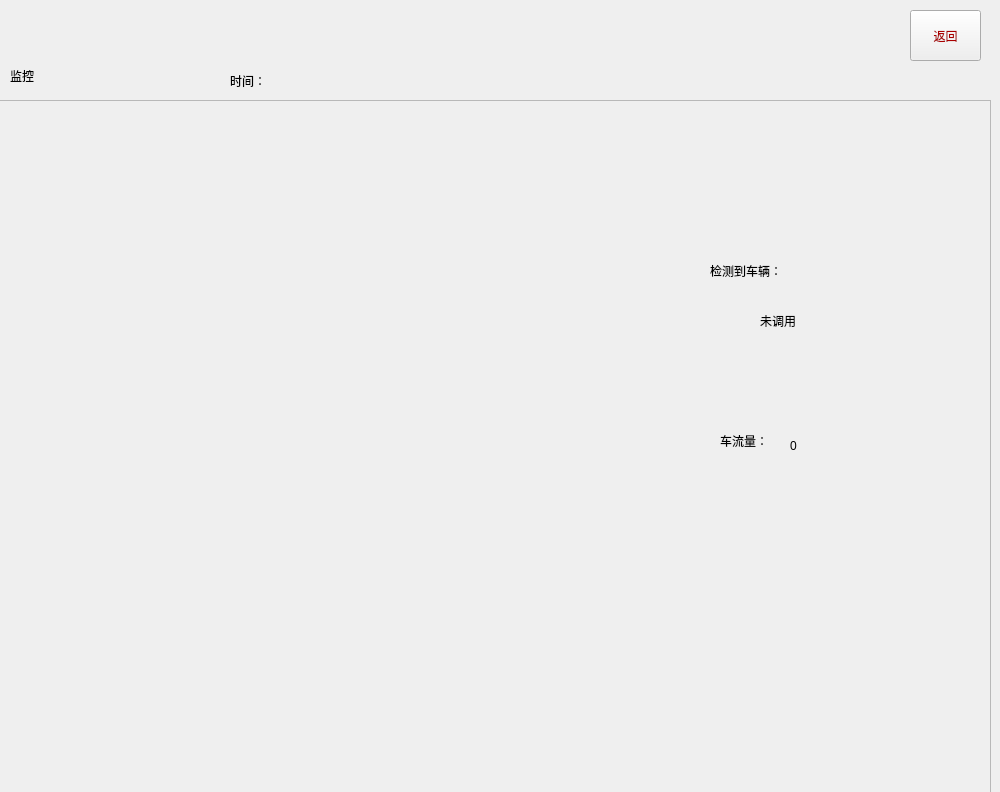
<?xml version="1.0" encoding="UTF-8"?>
<ui version="4.0">
 <class>Form</class>
 <widget class="QWidget" name="Form">
  <property name="geometry">
   <rect>
    <x>0</x>
    <y>0</y>
    <width>1000</width>
    <height>792</height>
   </rect>
  </property>
  <property name="maximumSize">
   <size>
    <width>1000</width>
    <height>16777215</height>
   </size>
  </property>
  <property name="windowTitle">
   <string>Form</string>
  </property>
  <widget class="QFrame" name="frame">
   <property name="geometry">
    <rect>
     <x>-40</x>
     <y>100</y>
     <width>1031</width>
     <height>721</height>
    </rect>
   </property>
   <property name="styleSheet">
    <string notr="true"/>
   </property>
   <property name="frameShape">
    <enum>QFrame::StyledPanel</enum>
   </property>
   <property name="frameShadow">
    <enum>QFrame::Raised</enum>
   </property>
   <widget class="QLabel" name="video1">
    <property name="geometry">
     <rect>
      <x>90</x>
      <y>30</y>
      <width>611</width>
      <height>491</height>
     </rect>
    </property>
    <property name="styleSheet">
     <string notr="true"/>
    </property>
    <property name="text">
     <string/>
    </property>
   </widget>
   <widget class="QLabel" name="label_3">
    <property name="geometry">
     <rect>
      <x>760</x>
      <y>320</y>
      <width>61</width>
      <height>41</height>
     </rect>
    </property>
    <property name="styleSheet">
     <string notr="true">font: 12pt &quot;Agency FB&quot;;
color: rgb(0, 0, 0);</string>
    </property>
    <property name="text">
     <string>车流量：</string>
    </property>
   </widget>
   <widget class="QLabel" name="carnum">
    <property name="geometry">
     <rect>
      <x>830</x>
      <y>330</y>
      <width>61</width>
      <height>31</height>
     </rect>
    </property>
    <property name="styleSheet">
     <string notr="true">font: 12pt &quot;Agency FB&quot;;</string>
    </property>
    <property name="text">
     <string>0</string>
    </property>
   </widget>
   <widget class="QLabel" name="label_9">
    <property name="geometry">
     <rect>
      <x>800</x>
      <y>190</y>
      <width>151</width>
      <height>61</height>
     </rect>
    </property>
    <property name="text">
     <string>未调用</string>
    </property>
   </widget>
   <widget class="QLabel" name="label_4">
    <property name="geometry">
     <rect>
      <x>750</x>
      <y>150</y>
      <width>131</width>
      <height>41</height>
     </rect>
    </property>
    <property name="text">
     <string>检测到车辆：</string>
    </property>
   </widget>
  </widget>
  <widget class="QLabel" name="label">
   <property name="geometry">
    <rect>
     <x>10</x>
     <y>50</y>
     <width>141</width>
     <height>51</height>
    </rect>
   </property>
   <property name="styleSheet">
    <string notr="true">font: 18pt &quot;Agency FB&quot;;
color: rgb(0, 0, 0);</string>
   </property>
   <property name="text">
    <string>监控</string>
   </property>
  </widget>
  <widget class="QLabel" name="label_2">
   <property name="geometry">
    <rect>
     <x>310</x>
     <y>70</y>
     <width>371</width>
     <height>31</height>
    </rect>
   </property>
   <property name="styleSheet">
    <string notr="true">font: 11pt &quot;Agency FB&quot;;</string>
   </property>
   <property name="text">
    <string/>
   </property>
  </widget>
  <widget class="QPushButton" name="pushButton">
   <property name="geometry">
    <rect>
     <x>910</x>
     <y>10</y>
     <width>71</width>
     <height>51</height>
    </rect>
   </property>
   <property name="styleSheet">
    <string notr="true">font: 11pt &quot;Agency FB&quot;;
color: rgb(170, 0, 0);</string>
   </property>
   <property name="text">
    <string>返回</string>
   </property>
  </widget>
  <widget class="QLabel" name="label_10">
   <property name="geometry">
    <rect>
     <x>230</x>
     <y>60</y>
     <width>81</width>
     <height>41</height>
    </rect>
   </property>
   <property name="styleSheet">
    <string notr="true">font: 12pt &quot;Agency FB&quot;;</string>
   </property>
   <property name="text">
    <string>时间：</string>
   </property>
  </widget>
 </widget>
 <resources>
  <include location="../data/background.qrc"/>
 </resources>
 <connections>
  <connection>
   <sender>pushButton</sender>
   <signal>clicked()</signal>
   <receiver>Form</receiver>
   <slot>goin()</slot>
   <hints>
    <hint type="sourcelabel">
     <x>765</x>
     <y>35</y>
    </hint>
    <hint type="destinationlabel">
     <x>499</x>
     <y>395</y>
    </hint>
   </hints>
  </connection>
 </connections>
 <slots>
  <slot>goin()</slot>
 </slots>
</ui>
